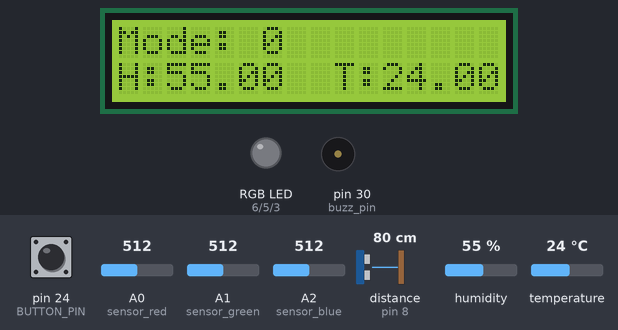
The program below on a simulated Arduino Mega 2560, built with avr-gcc and run on an emulated ATmega2560. Parts: 16×2 character LCD, an RGB LED mixed from three pins (HIGH = lit), buzzer (waves = sounding, pin HIGH). The inputs (shaded band) are chosen by the test bench; at power-on: pin 24 (BUTTON_PIN) LOW, A0 (sensor_red) = 512, A1 (sensor_green) = 512, A2 (sensor_blue) = 512, distance to the obstacle (sensor on pin 8) 80 cm, humidity 55 %, temperature 24 °C. The echo pulse lasts 58.3 µs per cm; dim RGB values are drawn brighter than linear; pins used as bus, display or sensor lines are not drawn.

Above: at 1.2 s.
1.3 s: pin 24 (BUTTON_PIN) pulled HIGH for 0.65 s
At 2.9 s:
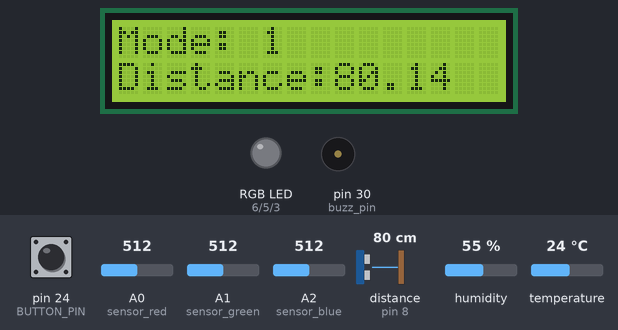
4.5 s: A0 (sensor_red) set to 716
At 5.1 s:
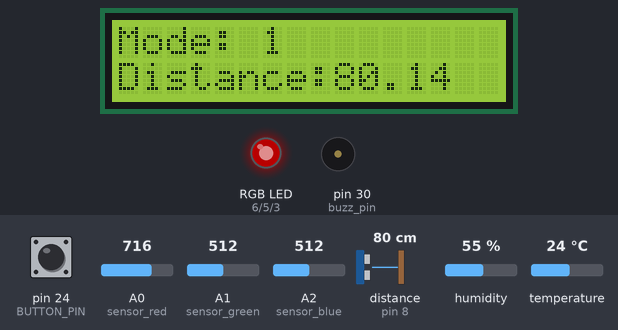
7.3 s: A1 (sensor_green) set to 716
At 7.9 s:
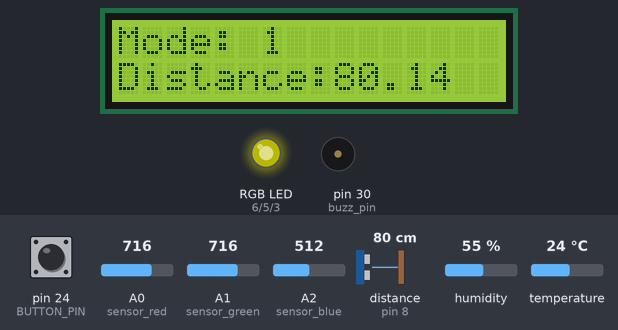
10.1 s: A2 (sensor_blue) set to 716
At 10.7 s:
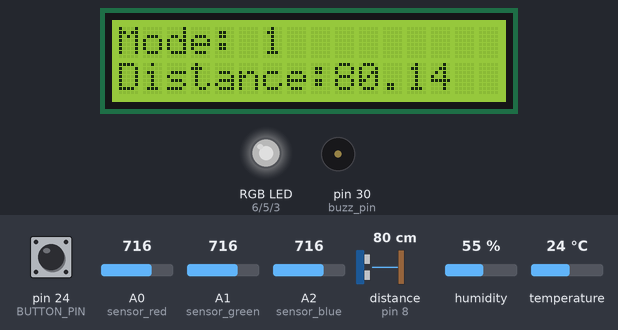
12.9 s: distance to the obstacle (sensor on pin 8) set to 2 cm
At 14.2 s:
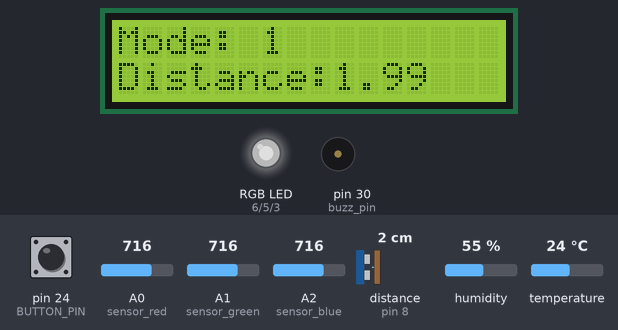
14.5 s: A0 (sensor_red) set to 992
At 15.8 s:
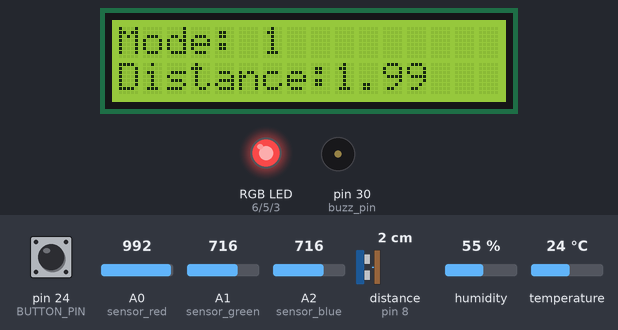
Timing chart, 0 to 17.1 s (numbered marks = the images above; inputs shaded):
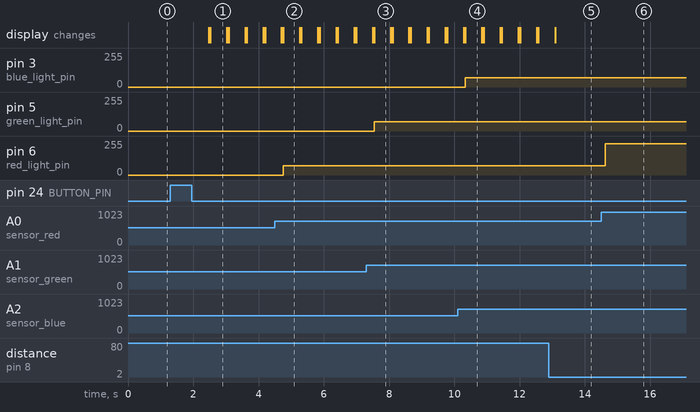

The program:

main.cpp
```cpp
#include <Arduino.h>
#include <LiquidCrystal.h>
#include <DHT.h>

#define DHTPIN 22
#define DHTTYPE DHT11

#define HC_ECHO 8
#define HC_TRIG 9

#define BUTTON_PIN 24

DHT dht(DHTPIN, DHTTYPE);

enum Modes
{
  TEMP_HUMIDITY,
  DISTANCE,
  END,
};

struct Mode
{
  void nextMode()
  {
    if (mode + 1 == Modes::END)
      mode = static_cast<Modes>(0);
    else
      mode = static_cast<Modes>(mode + 1);
  }
  Modes getMode()
  {
    return mode;
  }

private:
  Modes mode = static_cast<Modes>(0);
};

struct DistanceSensor
{
  static float getDistance()
  {
    float distances[10];
    noInterrupts();
    for (int i = 0; i < 10; i++)
    {
      float pulseTime = 0;
      float distance_in_cm = 0;

      digitalWrite(HC_TRIG, LOW);
      delayMicroseconds(3);

      digitalWrite(HC_TRIG, HIGH);
      delayMicroseconds(10);
      digitalWrite(HC_TRIG, LOW);

      pulseTime = pulseIn(HC_ECHO, HIGH);
      distance_in_cm = (pulseTime / 2) / 29.1;

      distances[i] = distance_in_cm;
    }
    interrupts();

    float sum = 0;
    for (float distance : distances)
    {
      sum += distance;
    }

    float avg_distances = sum / 10;
    return avg_distances;
  }
};

struct Sensor
{
  Sensor()
  {
    lcd.begin(16, 2);
    displayMeasurement();
  }
  void nextMode()
  {
    mode.nextMode();
  }
  void displayMeasurement()
  {
    switch (mode.getMode())
    {
    case TEMP_HUMIDITY:
      displayHumidityTemperature();
      break;
    case DISTANCE:
      displayDistance();
      break;
    default:
      displayError();
      break;
    }
  }

private:
  Mode mode{};
  const uint8_t rs = 12, en = 11, d4 = 45, d5 = 44, d6 = 43, d7 = 42;
  LiquidCrystal lcd{rs, en, d4, d5, d6, d7};

  void displayMode()
  {
    lcd.print(String("Mode: ") + String(mode.getMode()));
  }
  void displayHumidityTemperature()
  {
    lcd.clear();
    displayMode();

    lcd.setCursor(0, 1);
    lcd.print(String("H:") + String(dht.readHumidity()) + String("  T:") + String(dht.readTemperature()));
  }
  void displayDistance()
  {
    lcd.clear();
    displayMode();

    lcd.setCursor(0, 1);
    lcd.print(String("Distance:") + String(DistanceSensor::getDistance()));
  }
  void displayError()
  {
    lcd.clear();
    displayMode();

    lcd.setCursor(0, 1);
    lcd.print(String("Mode unavailable"));
  }
};

int buttonTriggered()
{
  if (digitalRead(BUTTON_PIN))
  {
    while (digitalRead(BUTTON_PIN))
    {
      delay(50);
    }
    return 1;
  }
  else
  {
    return 0;
  }
}

int red_light_pin = 6;
int green_light_pin = 5;
int blue_light_pin = 3;

int sensor_red = A0;
int sensor_green = A1;
int sensor_blue = A2;

void rgb_color(int red_light_value, int green_light_value, int blue_light_value)
{
  analogWrite(red_light_pin, constrain(map(red_light_value, 600, 1023, 0, 255), 0, 255));
  analogWrite(green_light_pin, constrain(map(green_light_value, 600, 1023, 0, 255), 0, 255));
  analogWrite(blue_light_pin, constrain(map(blue_light_value, 600, 1023, 0, 255), 0, 255));
}

int buzz_pin = 30;
void buzz(int duration_miliseconds)
{
  int wave_time = 2000;
  int rotations = duration_miliseconds / (wave_time / 1000);
  for (int i = 0; i < rotations; i++)
  {
    digitalWrite(buzz_pin, HIGH);
    delayMicroseconds(wave_time / 2);
    digitalWrite(buzz_pin, LOW);
    delayMicroseconds(wave_time / 2);
  }
}

void setup()
{
  pinMode(BUTTON_PIN, INPUT);
  pinMode(HC_TRIG, OUTPUT);
  pinMode(HC_ECHO, INPUT);
  digitalWrite(HC_TRIG, HIGH);
  dht.begin();

  pinMode(red_light_pin, OUTPUT);
  pinMode(green_light_pin, OUTPUT);
  pinMode(blue_light_pin, OUTPUT);

  pinMode(buzz_pin, OUTPUT);
  Serial.begin(9600);
}

Sensor sensor{};
void loop()
{
  sensor.displayMeasurement();
  if (buttonTriggered())
  {
    sensor.nextMode();
  }

  rgb_color(analogRead(sensor_red),
            analogRead(sensor_green),
            analogRead(sensor_blue)); // Blue

  delay(500);
}
```

Measured:
- after the input at 1.3 s, the display: first changes after 1.2 s (image 1 shows a later state)
- after the input at 4.5 s, pin 6 (red_light_pin): 0/255 → 69/255 after 0.26 s
- after the input at 7.3 s, pin 5 (green_light_pin): 0/255 → 69/255 after 0.25 s
- after the input at 10.1 s, pin 3 (blue_light_pin): 0/255 → 69/255 after 0.24 s
- after the input at 12.9 s, the display: changes after 0.19 s (image 5)
- after the input at 14.5 s, pin 6 (red_light_pin): 69/255 → 236/255 after 0.12 s
- what the display in image 1 shows lasts 0.5 s, from 2.5 s to 3.0 s
